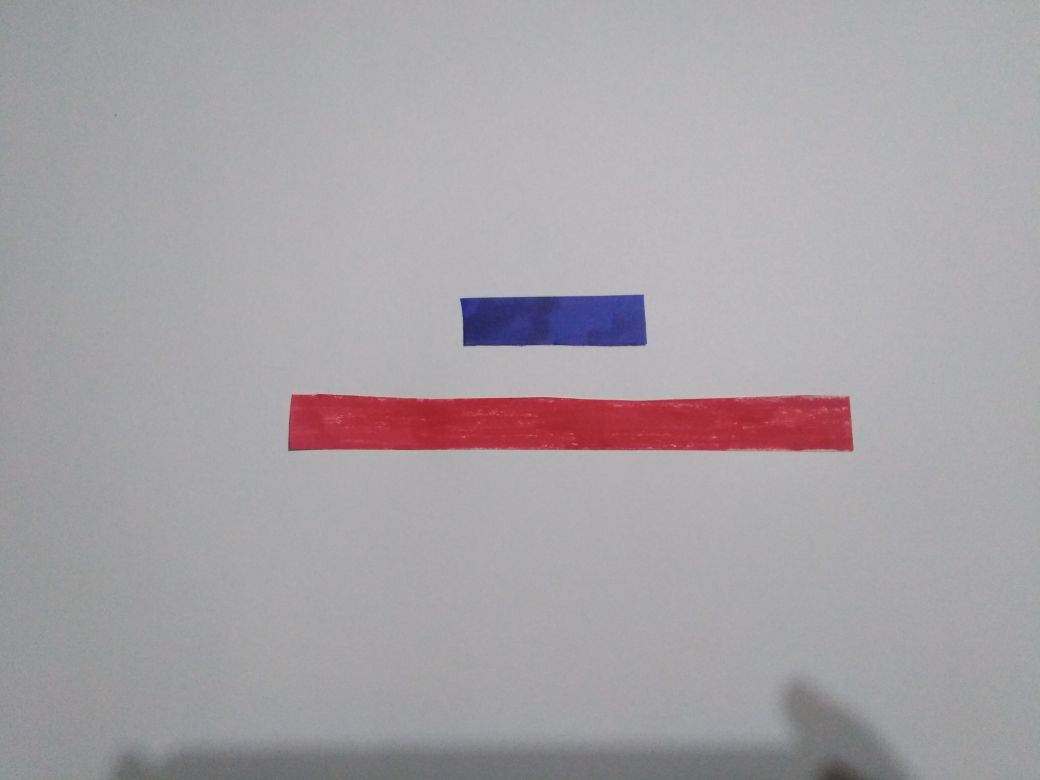
#> input picture rect2.jpg, 4160 x 3120 px (shown at 1/4 size)
$ python Task.py
#> lines starting #> are read from the running program, lines starting #| are printed output that depends on the picture; after the words box and inside, x2 and y2 are one past the last pixel; in counts of white or black regions, pixels touching at a corner belong together; long printed decimals are rounded
import cv2
import numpy as np
import math
recr_length = 0.0
recb_length = 0
recr_real = 15.0
recb_real = 0
loc_x=0
loc_y=0
def nothing(x):
    pass


# [9 lines of commented-out code are left out]
resized = cv2.imread('rect2.jpg')
#> resized is the input picture: shape (3120, 4160, 3); mean B, G, R 165.9, 162.1, 167


# [9 lines of commented-out code are left out]
hsv = cv2.cvtColor(resized, cv2.COLOR_BGR2HSV)
#> hsv: shape (3120, 4160, 3); mean H, S, V 120.4, 12.6, 169.9
l_r = np.array([170,50,50])
u_r = np.array([180,255,255])
l_b = np.array([110,50,50])
u_b = np.array([130,255,255])
mask_blue = cv2.inRange(hsv, l_b, u_b)
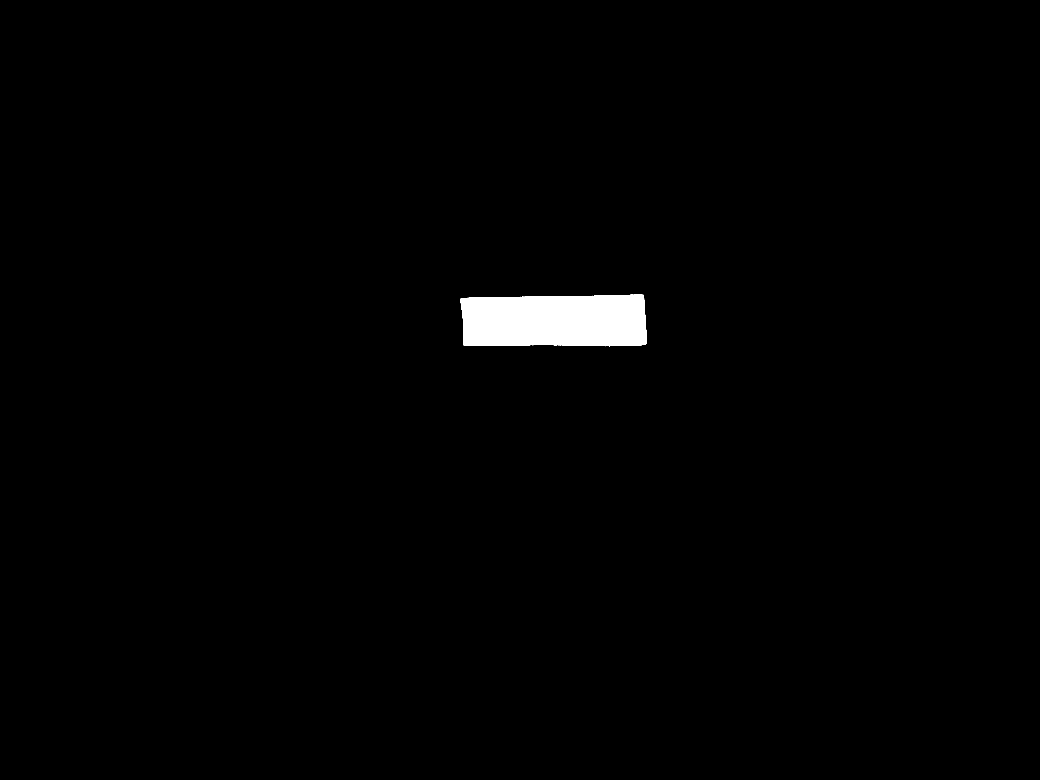
#> mask_blue: shape (3120, 4160) (shown at 1/4 size); 1.1% white; 1 white region, box (x1, y1, x2, y2) and area: (1842, 1179, 2587, 1385) 143492
mask_red = cv2.inRange(hsv, l_r, u_r)
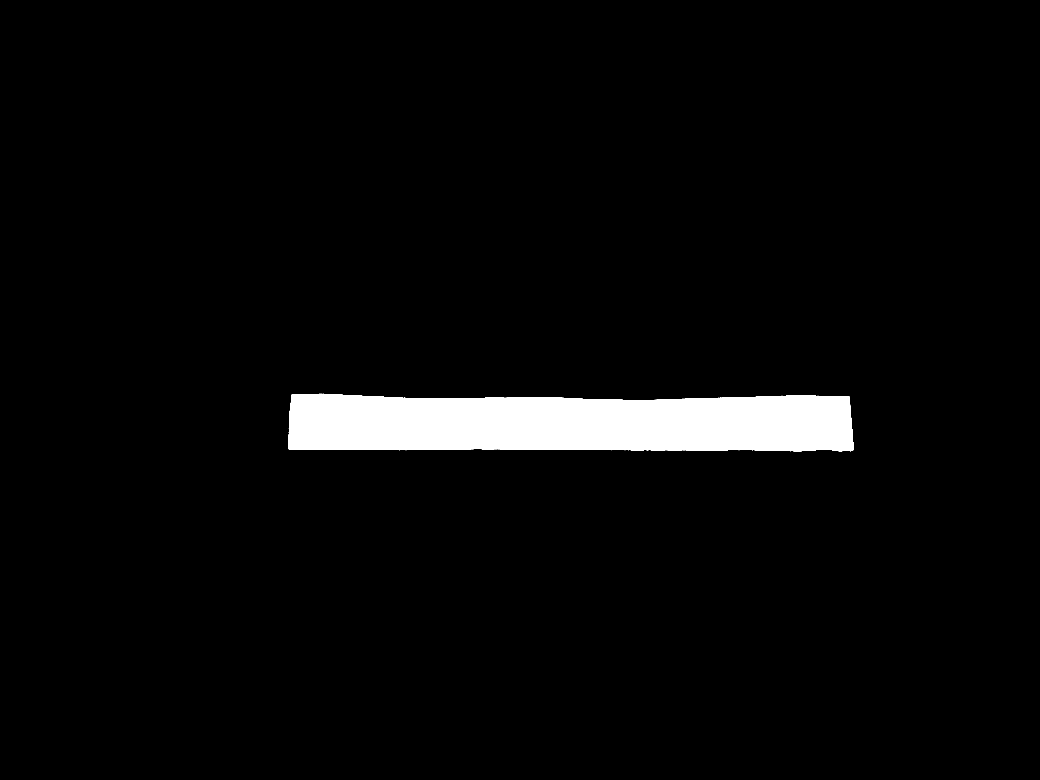
#> mask_red: shape (3120, 4160) (shown at 1/4 size); 3.6% white; 1 white region

res_red = cv2.bitwise_and(resized, resized, mask=mask_red)
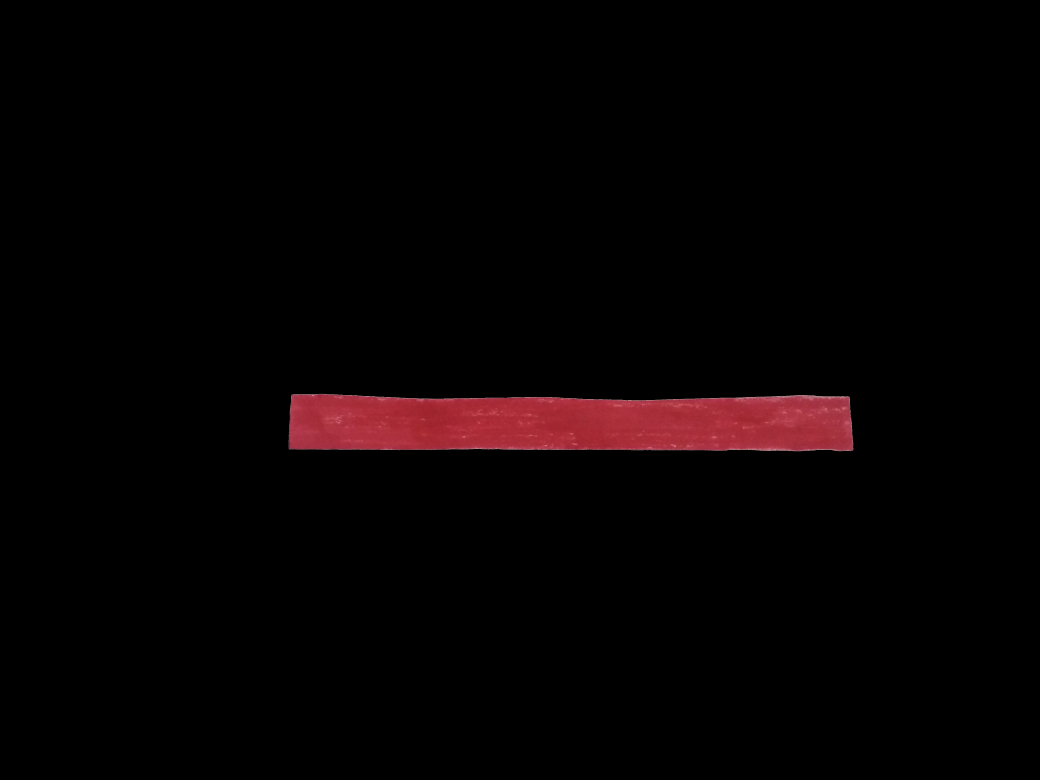
#> res_red: shape (3120, 4160, 3) (shown at 1/4 size); mean B, G, R 2.3, 1.9, 6.2
res_blue= cv2.bitwise_and(resized, resized, mask=mask_blue)
######Contours######
#blurred = cv2.pyrMeanShiftFiltering(res_red,91,111)
imgGrey = cv2.cvtColor(res_red, cv2.COLOR_BGR2GRAY)
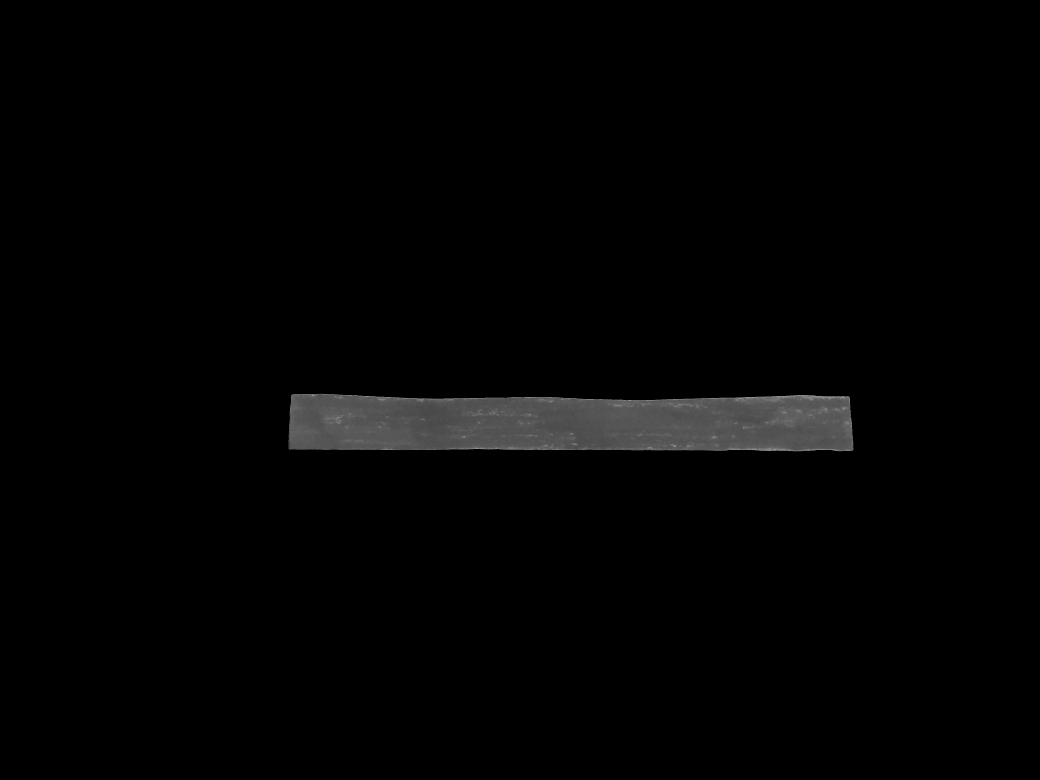
#> imgGrey: shape (3120, 4160) (shown at 1/4 size); min 0, max 191, mean 3.2
_, thrash = cv2.threshold(imgGrey, 0, 255, cv2.THRESH_BINARY)
contours, _ = cv2.findContours(thrash, cv2.RETR_TREE, cv2.CHAIN_APPROX_NONE)
#> contours = 3 contours, 2 with area under 20; largest, box (x1, y1, x2, y2) and area: (1154, 1575, 3414, 1805) 471189
print(str(len(contours)))
#| 3
for contour in contours:
    approx = cv2.approxPolyDP(contour, 0.01* cv2.arcLength(contour, True), True)
    cv2.drawContours(resized, [approx], 0, (0, 0, 0), 5)
    rotatedRect = cv2.minAreaRect(contour)
    angle = rotatedRect[2]
    x = approx.ravel()[0]
    y = approx.ravel()[1] - 5
    #if len(approx) == 4:
    x1 ,y1, w, h = cv2.boundingRect(approx)
    if w < 50 or h <50: #noise
        continue
    if angle >= -92 and angle <= -80 or angle >=-1 and angle <=1 or angle <=90.0 and angle >=85:

        if w > h:
            recr_length =recr_length + w + 40
        else:
            recr_length =recr_length + h +40
    else:
        recr_length += math.sqrt(math.pow(w,2)+math.pow(h,2))
#> this loop made 3 passes
#> (approx, rotatedRect, angle, x, x1, y1, w, h) on pass 1: ([[1158, 1798], [3413, 1798], [3392, 1585], [1169, 1577]], ((2283.7, 1689.7), (224.2, 2259.1), -89.85), -89.85, 1158, 1158, 1577, 2256, 222)
#> (approx, rotatedRect, angle, x, x1, y1, w, h) on passes 2 to 3: ([[2354, 1798], [2355, 1797], [2356, 1798], [2355, 1799]], ((2355, 1798), (1.41, 1.41), -45), -45, 2354, 2354, 1797, 3, 3), ([[2352, 1798], [2353, 1797], [2354, 1798], [2353, 1799]], ((2353, 1798), (1.41, 1.41), -45), -45, 2352, 2352, 1797, 3, 3)
#> after the loop, recr_length = 2296


cv2.drawContours(res_red,contours,0,(0,255,0),3)
cv2.namedWindow("Contours", cv2.WINDOW_NORMAL)
cv2.imshow('Contours',res_red)
imgGrey = cv2.cvtColor(res_blue, cv2.COLOR_BGR2GRAY)
_, thrash = cv2.threshold(imgGrey, 0, 255, cv2.THRESH_BINARY)
contours, _ = cv2.findContours(thrash, cv2.RETR_TREE, cv2.CHAIN_APPROX_NONE)
#> contours = 1 contour; box (x1, y1, x2, y2) and area: (1842, 1179, 2587, 1385) 142570
print(str(len(contours)))
#| 1
for contour in contours:
    approx = cv2.approxPolyDP(contour, 0.01* cv2.arcLength(contour, True), True)
    cv2.drawContours(resized, [approx], 0, (0, 0, 0), 5)
    rotatedRect = cv2.minAreaRect(contour)
    angle = rotatedRect[2]
    #print(angle)
    x = approx.ravel()[0]
    y = approx.ravel()[1] - 5
    #if len(approx) == 4:
    x1 ,y1, w, h = cv2.boundingRect(approx)

    if w < 80 or h <80: #noise
        continue
    else:
        loc_x=x1
        loc_y=y1
    if angle >= -92 and angle <= -80 or angle >=-1 and angle <=1 or angle <=90.0 and angle >=85:

        if w > h:
            recb_length += w
        else:
            recb_length += h
    else:
        recb_length += math.sqrt(math.pow(w,2)+math.pow(h,2))
#> this loop made 1 pass
#> (approx, rotatedRect, angle, x, y, x1, y1, w) on pass 1: ([[2575, 1182], [1845, 1194], [1854, 1380], [2575, 1379]], ((2214.2, 1286), (741.3, 203.6), -0.978), -0.978, 2575, 1177, 1845, 1182, 731)
#> after the loop, recb_length = 731


# [6 lines of commented-out code are left out]

recb_real = (recr_real*recb_length)/recr_length
#> recb_real = 4.78
print(recb_real)
#| 4.776
font = cv2.FONT_HERSHEY_SIMPLEX
#> font = 0
cv2.putText(resized,str(recb_real),(loc_x,loc_y),font,3,(255,255,255),10)
cv2.namedWindow("Resized image", cv2.WINDOW_NORMAL)
cv2.imshow("Resized image", resized)
cv2.waitKey(0)
cv2.destroyAllWindows()
